Frame 1 (no input): blank canvas, image omitted
Frame 60 (no input): blank canvas, image omitted
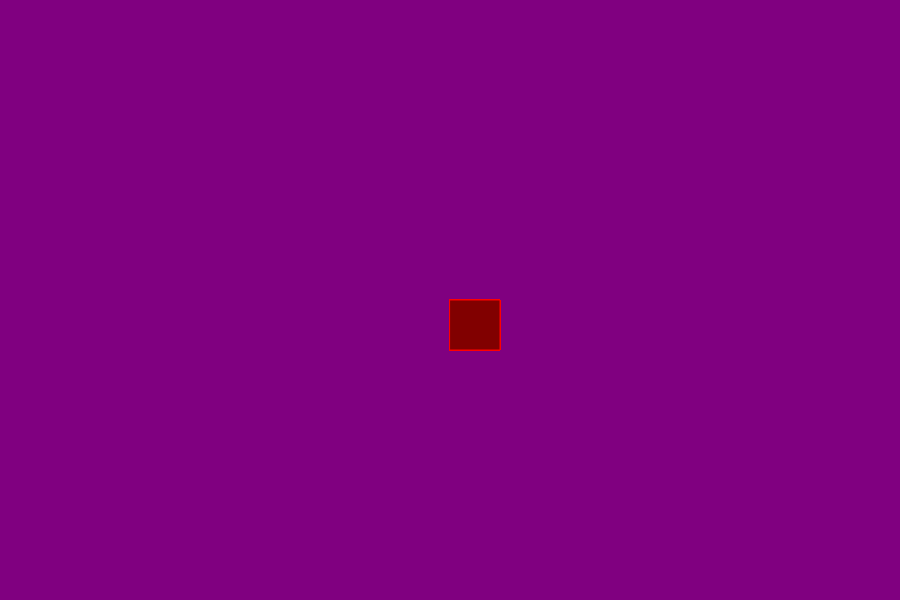
Frame 120 (the mouse pressed at the canvas centre since frame 60)

The p5.js sketch whose frames 1 and 60 were blank and that drew this single picture after the mouse press (run headless with seeded random() and noise() and a simulated clock; from frame 60 on, the mouse is pressed at the canvas centre):

// p5.js sketch
// ── sketch.js
function setup() {
    createCanvas(900, 600);
     background("purple");
  }
  
  function draw() {
  
    stroke("red");
    
    fill("rgb(129,0,0)");
    
    if(mouseIsPressed) {
  
    
    rect(mouseX, mouseY, 50, 50); 
    
    
    
  
    
  } 
    
  
  }
